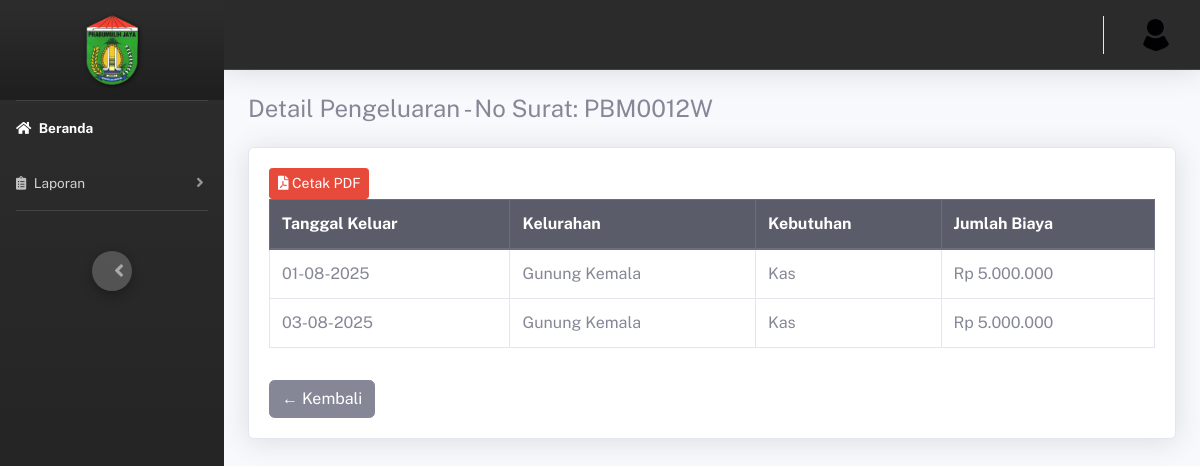
Page /dandes/Laporan/detail_pengeluaran/PBM0012W on the committed database.
### tables this page shows
CREATE TABLE `tb_dana_keluar` (
  `id_dana_keluar` int(11) NOT NULL,
  `id_kelurahan` int(11) NOT NULL,
  `no_surat` varchar(100) NOT NULL,
  `jml_biaya` double NOT NULL,
  `tgl_keluar` date NOT NULL,
  `kebutuhan` varchar(100) NOT NULL
);

CREATE TABLE `tb_kelurahan` (
  `id_kelurahan` int(11) NOT NULL,
  `nama_kelurahan` varchar(100) NOT NULL,
  `alamat` varchar(100) NOT NULL,
  `kepala_kelurahan` varchar(100) NOT NULL
);

### dandes/application/controllers/Laporan.php (called while the page is built, shortened)
<?php
class Laporan extends CI_Controller
{
    public function __construct()
    {
        $this->load->model('Model_laporan');
        $this->load->model('Model_kelurahan');
        $this->load->model('Laporan_model');
    }
    public function detail_pengeluaran($no_surat)
{
    $data['judul'] = 'Detail Pengeluaran';
    $data['no_surat'] = $no_surat;
    $data['pengeluaran'] = $this->Model_laporan->getPengeluaranByNoSurat($no_surat);
    $this->load->view('templates/header', $data);
    $this->load->view('templates/sidebar', $data);
    $this->load->view('laporan/detail_pengeluaran', $data);
    $this->load->view('templates/footer');
}
}

### dandes/index.php (called while the page is built, shortened)
<?php
require_once BASEPATH.'core/CodeIgniter.php';

### dandes/application/models/Model_laporan.php (called while the page is built, shortened)
<?php
class Model_laporan extends CI_Model
{
public function getPengeluaranByNoSurat($no_surat)
{
    $this->db->select('dk.*, k.nama_kelurahan');
    $this->db->from('tb_dana_keluar dk');
    $this->db->join('tb_kelurahan k', 'dk.id_kelurahan = k.id_kelurahan');
    $this->db->where('dk.no_surat', $no_surat);
    return $this->db->get()->result_array();
}
}
?>

### dandes/application/views/laporan/detail_pengeluaran.php (the view)
<div class="container-fluid">
    <h4 class="mb-4">Detail Pengeluaran - No Surat: <?= $no_surat ?></h4>
    <div class="card shadow mb-4">
        <div class="card-body">
            <a href="<?= base_url('laporan/cetak_detail/' . $no_surat) ?>" target="_blank" class="btn btn-danger btn-sm">
  <i class="fa fa-file-pdf"></i> Cetak PDF
</a>
            <?php if (empty($pengeluaran)): ?>
                <div class="alert alert-warning">Tidak ada data pengeluaran untuk surat ini.</div>
            <?php else: ?>
                <div class="table-responsive">
                    <table class="table table-bordered">
                        <thead class="thead-dark">
                            <tr>
                                <th>Tanggal Keluar</th>
                                <th>Kelurahan</th>
                                <th>Kebutuhan</th>
                                <th>Jumlah Biaya</th>
                            </tr>
                        </thead>
                        <tbody>
                            <?php foreach ($pengeluaran as $d): ?>
                                <tr>
                                    <td><?= date('d-m-Y', strtotime($d['tgl_keluar'])) ?></td>
                                    <td><?= $d['nama_kelurahan'] ?></td>
                                    <td><?= $d['kebutuhan'] ?></td>
                                    <td>Rp <?= number_format($d['jml_biaya'], 0, ',', '.') ?></td>
                                </tr>
                            <?php endforeach; ?>
                        </tbody>
                    </table>
                </div>
            <?php endif; ?>
            <a href="<?= base_url('Laporan') ?>" class="btn btn-secondary mt-3">← Kembali</a>
        </div>
    </div>
</div>

### dandes/application/views/templates/header.php (style rules this page uses)
body { font-family: 'Public Sans', sans-serif; background-color: #f8f9fc; }

### rows in the picture
tb_dana_keluar: tgl_keluar "01-08-2025", id_kelurahan.nama_kelurahan "Gunung Kemala", kebutuhan "Kas", jml_biaya "5.000.000"
tb_dana_keluar: tgl_keluar "03-08-2025", id_kelurahan.nama_kelurahan "Gunung Kemala", kebutuhan "Kas", jml_biaya "5.000.000"

### other values in the picture
$no_surat "PBM0012W"
